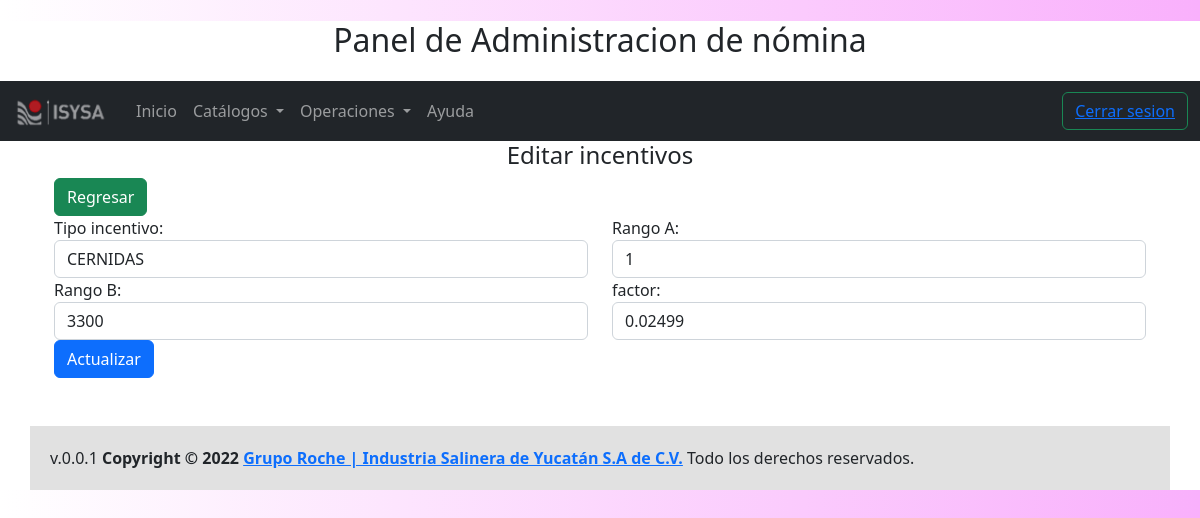
The app's page /admin-incentivo-M_e_ll_l_cer/actualizar?id=1 (signed in) with its own data.
### tables this page shows
CREATE TABLE IF NOT EXISTS `m_e_ll_l_cer` (
  `id` int(11) NOT NULL AUTO_INCREMENT,
  `produc35_incen_id` int(1) NOT NULL,
  `rangoA` int(11) DEFAULT NULL,
  `rangoB` int(11) DEFAULT NULL,
  `factor` decimal(8,5) DEFAULT NULL,
  PRIMARY KEY (`id`),
  KEY `produc35_incen_id_idx` (`produc35_incen_id`)
);

CREATE TABLE IF NOT EXISTS `produc_incen` (
  `id` int(1) NOT NULL AUTO_INCREMENT,
  `nombreP` char(10) NOT NULL,
  PRIMARY KEY (`id`)
);

### views/admin/incentivo/M_e_ll_l_cer/formulario.php (the view, shortened to what the rows shown need)
<div class="row">
    <div class="form-group col">
        <label  for="produc35_incen_id">Tipo incentivo:</label>
        <select name="produc35_incen_id" id="produc35_incen_id" class="form-control">
            <?php foreach($produc_incen as $produc_incen) { ?>
                <option <?php echo $M_e_ll_l_cer->produc35_incen_id === $produc_incen->id ? 'selected' : '' ?> value="<?php echo s($produc_incen->id); ?>"><?php echo s($produc_incen->nombreP) ; ?>
            <?php  } ?>
        </select>
    </div>
    <div class="form-group col">
         <label  for="rangoA">Rango A:</label>
         <input type="number" class="form-control" id='rangoA' name="rangoA" placeholder="" value="<?php echo $M_e_ll_l_cer->rangoA;?>"/>
    </div>
</div>
<div class="row">
    <div class="form-group col">
        <label  for="rangoB">Rango B:</label>
        <input type="number" class="form-control" id='rangoB' name="rangoB" placeholder="" value="<?php echo $M_e_ll_l_cer->rangoB;?>"/>
    </div>
    <div class="form-group col">
        <label  for="factor">factor:</label>
        <input type="number" step="any" class="form-control" id='factor' name="factor" placeholder="" value="<?php echo $M_e_ll_l_cer->factor;?>"/>
    </div>
</div>

### records on screen
m_e_ll_l_cer: produc35_incen_id "CERNIDAS", rangoA "1", rangoB "3300", factor "0.02499"
